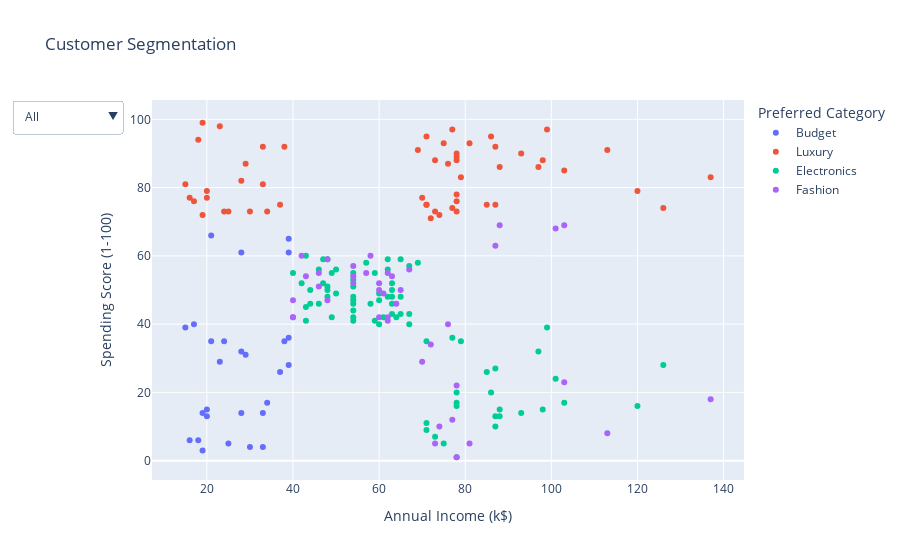

Notebook cell for this chart:
### Code cell
# Interactive scatter with dropdown
fig = px.scatter(df, x='Annual Income (k$)', y='Spending Score (1-100)',
                 color='Preferred Category', hover_data=['Age', 'Gender', 'Credit Score'],
                 title='Customer Segmentation')

fig.update_layout(
    updatemenus=[{
        'buttons': [
            {'method': 'update',
             'label': 'All',
             'args': [{'visible': [True]*len(df)}]},
            {'method': 'update',
             'label': 'High Income',
             'args': [{'visible': df['Annual Income (k$)'] > 80}]}],
        'direction': 'down',
        'showactive': True
    }]
)
fig.show()

### Figure 1 — Plotly figure (JSON) as saved in the notebook; plotly's stock layout.template omitted (floating-point values rounded to 4 significant figures; data arrays with more than 128 entries replaced by an {"elided": "..."} marker saying what was removed)
{"data": [{"customdata": [[19, "Male", 456], [20, "Female", 594], [31, "Female", 480], [35, "Female", 682], [64, "Male", 699], [67, "Male", 657], [58, "Female", 598], [37, "Male", 606], [35, "Female", 486], [20, "Male", 417], [52, "Male", 564], [35, "Male", 516], [46, "Female", 734], [54, "Female", 692], [45, "Female", 627], [35, "Male", 446], [40, "Female", 673], [60, "Male", 820], [53, "Male", 801], [49, "Female", 769], [42, "Female", 719], [36, "Female", 751], [65, "Female", 716], [48, "Male", 714], [31, "Female", 598], [49, "Female", 702], [24, "Female", 565]], "hovertemplate": "Preferred Category=Budget<br>Annual Income (k$)=%{x}<br>Spending Score (1-100)=%{y}<br>Age=%{customdata[0]}<br>Gender=%{customdata[1]}<br>Credit Score=%{customdata[2]}<extra></extra>", "legendgroup": "Budget", "marker": {"color": "#636efa", "symbol": "circle"}, "mode": "markers", "name": "Budget", "orientation": "v", "showlegend": true, "type": "scatter", "x": [15, 16, 17, 18, 19, 19, 20, 20, 21, 21, 23, 24, 25, 28, 28, 28, 29, 30, 33, 33, 34, 37, 38, 39, 39, 39, 39], "xaxis": "x", "y": [39, 6, 40, 6, 3, 14, 15, 13, 35, 66, 29, 35, 5, 14, 32, 61, 31, 4, 4, 14, 17, 26, 35, 36, 61, 28, 65], "yaxis": "y"}, {"customdata": {"elided": "54x3 mixed values"}, "hovertemplate": "Preferred Category=Luxury<br>Annual Income (k$)=%{x}<br>Spending Score (1-100)=%{y}<br>Age=%{customdata[0]}<br>Gender=%{customdata[1]}<br>Credit Score=%{customdata[2]}<extra></extra>", "legendgroup": "Luxury", "marker": {"color": "#EF553B", "symbol": "circle"}, "mode": "markers", "name": "Luxury", "orientation": "v", "showlegend": true, "type": "scatter", "x": [15, 16, 17, 18, 19, 19, 20, 20, 23, 24, 25, 28, 29, 30, 33, 33, 34, 37, 38, 69, 70, 71, 71, 71, 72, 73, 73, 74, 75, 76, 77, 77, 78, 78, 78, 78, 78, 78, 79, 81, 85, 86, 87, 87, 88, 93, 97, 98, 99, 103, 113, 120, 126, 137], "xaxis": "x", "y": [81, 77, 76, 94, 72, 99, 77, 79, 98, 73, 73, 82, 87, 73, 92, 81, 73, 75, 92, 91, 77, 95, 75, 75, 71, 88, 73, 72, 93, 87, 97, 74, 90, 88, 76, 89, 78, 73, 83, 93, 75, 95, 75, 92, 86, 90, 86, 88, 97, 85, 91, 79, 74, 83], "yaxis": "y"}, {"customdata": {"elided": "78x3 mixed values"}, "hovertemplate": "Preferred Category=Electronics<br>Annual Income (k$)=%{x}<br>Spending Score (1-100)=%{y}<br>Age=%{customdata[0]}<br>Gender=%{customdata[1]}<br>Credit Score=%{customdata[2]}<extra></extra>", "legendgroup": "Electronics", "marker": {"color": "#00cc96", "symbol": "circle"}, "mode": "markers", "name": "Electronics", "orientation": "v", "showlegend": true, "type": "scatter", "x": [40, 42, 43, 43, 43, 44, 44, 46, 46, 47, 47, 48, 48, 48, 48, 49, 49, 50, 50, 54, 54, 54, 54, 54, 54, 54, 54, 54, 57, 58, 59, 59, 60, 60, 60, 61, 62, 62, 62, 63, 63, 63, 63, 63, 64, 65, 65, 65, 67, 67, 67, 69, 71, 71, 71, 73, 75, 77, 78, 78, 78, 78, 79, 85, 86, 87, 87, 87, 88, 88, 93, 97, 98, 99, 101, 103, 120, 126], "xaxis": "x", "y": [55, 52, 60, 45, 41, 50, 46, 46, 56, 52, 59, 51, 59, 50, 48, 55, 42, 49, 56, 47, 53, 48, 42, 51, 55, 41, 44, 46, 58, 46, 55, 41, 49, 40, 47, 42, 48, 59, 56, 50, 46, 43, 48, 52, 42, 48, 43, 59, 43, 57, 40, 58, 35, 11, 9, 7, 5, 36, 17, 20, 16, 1, 35, 26, 20, 27, 13, 10, 13, 15, 14, 32, 15, 39, 24, 17, 16, 28], "yaxis": "y"}, {"customdata": [[27, "Female", 635], [29, "Female", 712], [31, "Female", 678], [33, "Male", 573], [31, "Female", 698], [27, "Female", 656], [19, "Male", 694], [19, "Male", 715], [32, "Female", 730], [26, "Male", 723], [23, "Female", 792], [21, "Female", 766], [22, "Female", 839], [34, "Female", 777], [32, "Female", 850], [24, "Male", 850], [27, "Female", 850], [20, "Male", 838], [23, "Female", 850], [26, "Male", 835], [21, "Female", 850], [19, "Female", 850], [19, "Male", 850], [19, "Female", 850], [27, "Male", 850], [23, "Female", 850], [25, "Female", 850], [20, "Male", 850], [19, "Male", 850], [28, "Female", 850], [25, "Male", 850], [34, "Female", 850], [34, "Male", 850], [19, "Male", 850], [32, "Male", 850], [27, "Male", 850], [28, "Male", 850], [34, "Female", 850], [32, "Female", 850], [33, "Male", 850], [32, "Male", 850]], "hovertemplate": "Preferred Category=Fashion<br>Annual Income (k$)=%{x}<br>Spending Score (1-100)=%{y}<br>Age=%{customdata[0]}<br>Gender=%{customdata[1]}<br>Credit Score=%{customdata[2]}<extra></extra>", "legendgroup": "Fashion", "marker": {"color": "#ab63fa", "symbol": "circle"}, "mode": "markers", "name": "Fashion", "orientation": "v", "showlegend": true, "type": "scatter", "x": [40, 40, 40, 42, 43, 46, 46, 48, 48, 54, 54, 54, 57, 58, 60, 60, 60, 61, 62, 62, 62, 63, 64, 65, 67, 70, 72, 73, 74, 76, 77, 78, 78, 81, 87, 88, 101, 103, 103, 113, 137], "xaxis": "x", "y": [47, 42, 42, 60, 54, 51, 55, 59, 47, 54, 52, 57, 55, 60, 42, 52, 50, 49, 41, 55, 42, 54, 46, 50, 56, 29, 34, 5, 10, 40, 12, 22, 1, 5, 63, 69, 68, 23, 69, 8, 18], "yaxis": "y"}], "layout": {"legend": {"title": {"text": "Preferred Category"}, "tracegroupgap": 0}, "title": {"text": "Customer Segmentation"}, "updatemenus": [{"buttons": [{"args": [{"visible": {"elided": "200 bool values"}}], "label": "All", "method": "update"}, {"args": [{"visible": {"elided": "200 bool values"}}], "label": "High Income", "method": "update"}], "direction": "down", "showactive": true}], "xaxis": {"anchor": "y", "domain": [0, 1], "title": {"text": "Annual Income (k$)"}}, "yaxis": {"anchor": "x", "domain": [0, 1], "title": {"text": "Spending Score (1-100)"}}}}
